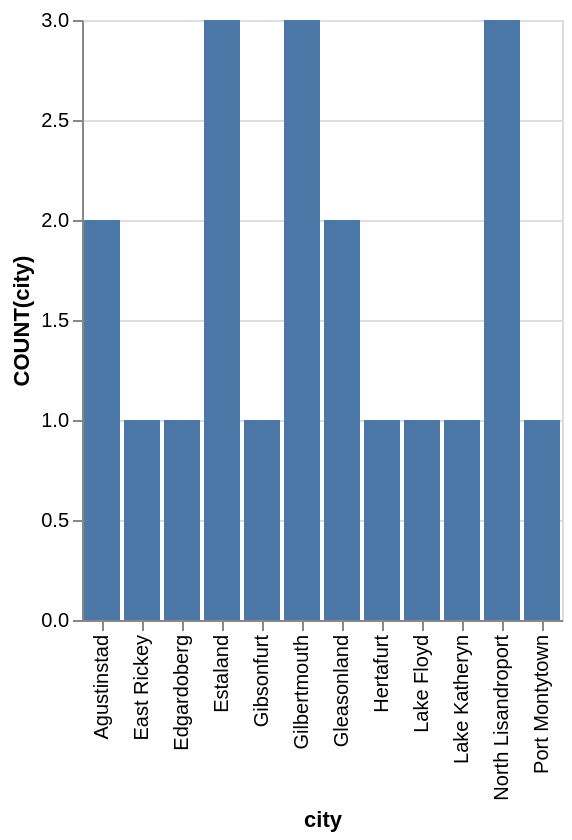

Describe this chart as a Vega-Lite specification.
### Vega-Lite specification from a JSON file in a GitHub repository (floating-point values rounded to 4 significant figures)
{"data": {"values": [{"x_data": "Agustinstad", "y_data": 2}, {"x_data": "East Rickey", "y_data": 1}, {"x_data": "Edgardoberg", "y_data": 1}, {"x_data": "Estaland", "y_data": 3}, {"x_data": "Gibsonfurt", "y_data": 1}, {"x_data": "Gilbertmouth", "y_data": 3}, {"x_data": "Gleasonland", "y_data": 2}, {"x_data": "Hertafurt", "y_data": 1}, {"x_data": "Lake Floyd", "y_data": 1}, {"x_data": "Lake Katheryn", "y_data": 1}, {"x_data": "North Lisandroport", "y_data": 3}, {"x_data": "Port Montytown", "y_data": 1}]}, "mark": "bar", "encoding": {"x": {"field": "x_data", "type": "nominal", "title": "city", "sort": "ascending"}, "y": {"field": "y_data", "type": "quantitative", "title": "COUNT(city)"}}}
